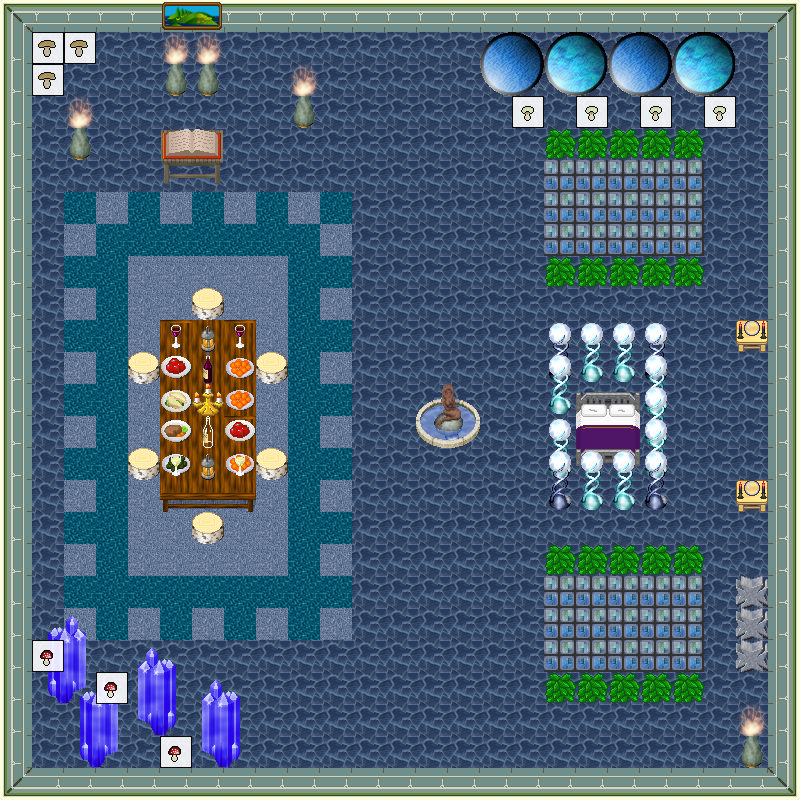

This is a level from a 2D game, rendered from its Tiled map with the project's own tilesets. A one-line summary and the map file follow, with tile-layer data summarised:
An orthogonal 25x25 tile map with 32x32 px tiles, 5 tile layers (0_floor, 1_terrain, 2_object, 3_roof, ...), 2 hidden layers not drawn, 28 tilesets.

<map version="1.2" tiledversion="1.3.0" orientation="orthogonal" renderorder="right-down" compressionlevel="0" width="25" height="25" tilewidth="32" tileheight="32" infinite="0" nextlayerid="8" nextobjectid="1">
 <tileset firstgid="1" name="carpets.png" tilewidth="32" tileheight="32" tilecount="8" columns="4">
  <image source="../../tileset/furniture/carpet/carpets.png" width="128" height="64" />
 </tileset>
 <tileset firstgid="9" name="int_blue_green.png" tilewidth="32" tileheight="32" tilecount="16" columns="4">
  <image source="../../tileset/building/wall/int_blue_green.png" trans="ff00ff" width="128" height="128" />
 </tileset>
 <tileset firstgid="25" name="torch.png" tilewidth="32" tileheight="32" tilecount="2" columns="2">
  <image source="../../tileset/furniture/light/torch.png" trans="ff00ff" width="64" height="32" />
 </tileset>
 <tileset firstgid="27" name="book.png" tilewidth="32" tileheight="32" tilecount="4" columns="2">
  <image source="../../tileset/item/documents/book.png" width="64" height="64" />
 </tileset>
 <tileset firstgid="31" name="fairypool.png" tilewidth="32" tileheight="32" tilecount="16" columns="2">
  <image source="../../tileset/item/statue/fairypool.png" trans="ff00ff" width="64" height="256" />
 </tileset>
 <tileset firstgid="47" name="blue_circle.png" tilewidth="32" tileheight="32" tilecount="4" columns="2">
  <image source="../../tileset/building/decoration/blue_circle.png" trans="ff00ff" width="64" height="64" />
 </tileset>
 <tileset firstgid="51" name="bushes.png" tilewidth="32" tileheight="32" tilecount="10" columns="5">
  <image source="../../tileset/plant/bush/bushes.png" trans="ffffff" width="160" height="64" />
 </tileset>
 <tileset firstgid="61" name="orb_table.png" tilewidth="32" tileheight="32" tilecount="2" columns="2">
  <image source="../../tileset/furniture/table/orb_table.png" width="64" height="32" />
 </tileset>
 <tileset firstgid="63" name="block.png" tilewidth="32" tileheight="32" tilecount="2" columns="2">
  <image source="../../tileset/building/decoration/block.png" trans="ff00ff" width="64" height="32" />
 </tileset>
 <tileset firstgid="65" name="int_small_stump_2.png" tilewidth="32" tileheight="32" tilecount="1" columns="1">
  <image source="../../tileset/plant/stump/int_small_stump_2.png" trans="ff00ff" width="32" height="32" />
 </tileset>
 <tileset firstgid="66" name="rectangular_with_meals.png" tilewidth="32" tileheight="32" tilecount="9" columns="3">
  <image source="../../tileset/furniture/table/rectangular_with_meals.png" trans="ff00ff" width="96" height="96" />
 </tileset>
 <tileset firstgid="75" name="flames.png" tilewidth="32" tileheight="32" tilecount="6" columns="6">
  <image source="../../tileset/furniture/light/flames.png" trans="ff00ff" width="192" height="32" />
 </tileset>
 <tileset firstgid="81" name="large_island.png" tilewidth="32" tileheight="32" tilecount="2" columns="2">
  <image source="../../tileset/furniture/picture/large_island.png" width="64" height="32" />
 </tileset>
 <tileset firstgid="83" name="red_wine.png" tilewidth="32" tileheight="32" tilecount="4" columns="2">
  <image source="../../tileset/item/drink/red_wine.png" width="64" height="64" />
 </tileset>
 <tileset firstgid="87" name="meals_1.png" tilewidth="32" tileheight="32" tilecount="2" columns="2">
  <image source="../../tileset/item/food/meals_1.png" width="64" height="32" />
 </tileset>
 <tileset firstgid="89" name="meals_2.png" tilewidth="32" tileheight="32" tilecount="2" columns="1">
  <image source="../../tileset/item/food/meals_2.png" width="32" height="64" />
 </tileset>
 <tileset firstgid="91" name="white_wine.png" tilewidth="32" tileheight="32" tilecount="3" columns="1">
  <image source="../../tileset/item/drink/white_wine.png" width="32" height="96" />
 </tileset>
 <tileset firstgid="94" name="small_lamp.png" tilewidth="32" tileheight="32" tilecount="4" columns="4">
  <image source="../../tileset/furniture/light/small_lamp.png" width="128" height="32" />
 </tileset>
 <tileset firstgid="98" name="candelabra.png" tilewidth="32" tileheight="32" tilecount="1" columns="1">
  <image source="../../tileset/furniture/light/candelabra.png" width="32" height="32" />
 </tileset>
 <tileset firstgid="99" name="logic/collision" tilewidth="32" tileheight="32" tilecount="1" columns="1">
  <image source="../../tileset/logic/collision.png" width="32" height="32" />
 </tileset>
 <tileset firstgid="100" name="mushroom.png" tilewidth="32" tileheight="32" tilecount="6" columns="6">
  <image source="../../tileset/logic/item/mushroom.png" width="192" height="32" />
 </tileset>
 <tileset firstgid="106" name="weird lamp" tilewidth="32" tileheight="32" tilecount="12" columns="6">
  <image source="../../tileset/furniture/light/weird_lamp.png" width="192" height="64" />
 </tileset>
 <tileset firstgid="118" name="tiles" tilewidth="32" tileheight="32" tilecount="6" columns="3">
  <image source="../../tileset/ground/indoor/floor_tiles2.png" width="96" height="64" />
 </tileset>
 <tileset firstgid="124" name="tiles" tilewidth="32" tileheight="32" tilecount="9" columns="3">
  <image source="../../tileset/ground/indoor/floor_tiles.png" width="96" height="96" />
 </tileset>
 <tileset firstgid="133" name="blue circle 2" tilewidth="32" tileheight="32" tilecount="4" columns="2">
  <image source="../../tileset/building/decoration/blue_circle2.png" width="64" height="64" />
 </tileset>
 <tileset firstgid="137" name="double_purple_gold" tilewidth="32" tileheight="32" tilecount="18" columns="6">
  <image source="../../tileset/furniture/bed/double_purple_gold.png" width="192" height="96" />
 </tileset>
 <tileset firstgid="155" name="table/grey_plain" tilewidth="32" tileheight="32" tilecount="9" columns="3">
  <image source="../../tileset/furniture/table/grey_plain.png" width="96" height="96" />
 </tileset>
 <tileset firstgid="164" name="ground/rock/blue_crystal2" tilewidth="32" tileheight="32" tilecount="9" columns="3">
  <image source="../../tileset/ground/rock/blue_crystal2.png" width="96" height="96" />
 </tileset>
 <layer id="1" name="0_floor" width="25" height="25">
  <data>[625 cells, 625 non-empty, 4 distinct tile ids]</data>
 </layer>
 <layer id="2" name="1_terrain" width="25" height="25">
  <data>[625 cells, 193 non-empty, 44 distinct tile ids]</data>
 </layer>
 <layer id="3" name="2_object" width="25" height="25">
  <data>[625 cells, 26 non-empty, 17 distinct tile ids]</data>
 </layer>
 <layer id="4" name="3_roof" width="25" height="25">
  <data>[625 cells, 36 non-empty, 9 distinct tile ids]</data>
 </layer>
 <layer id="5" name="objects" width="25" height="25" opacity="0.9">
  <data>[625 cells, 10 non-empty, 3 distinct tile ids]</data>
 </layer>
 <layer id="6" name="collision" width="25" height="25" visible="0" opacity="0.25">
  <data>[625 cells, 177 non-empty, 1 distinct tile ids]</data>
 </layer>
 <layer id="7" name="protection" width="25" height="25" visible="0">
  <data>[625 cells, 0 non-empty, 0 distinct tile ids]</data>
 </layer>
</map>
